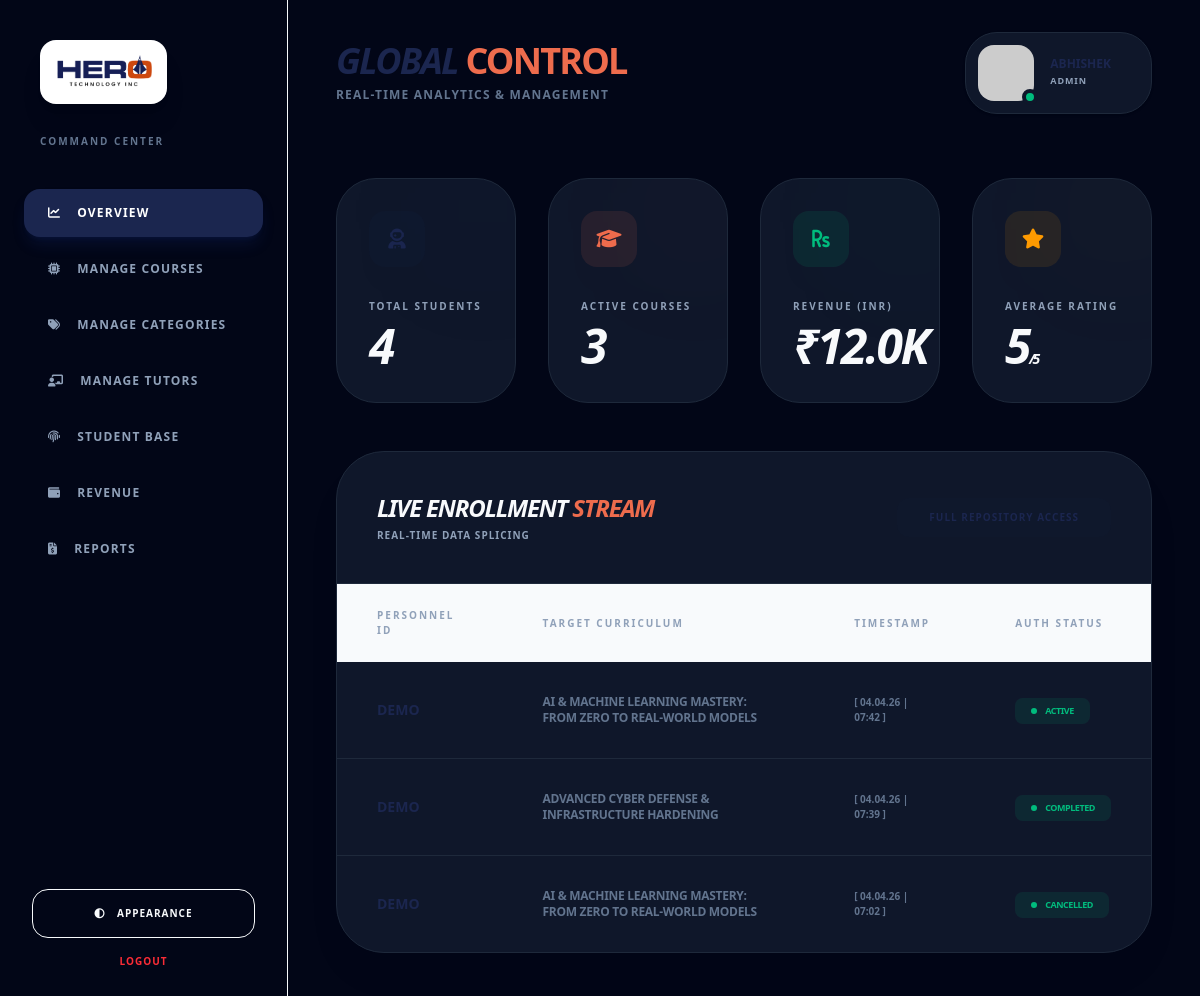
/backpanel/dashboard.php (signed in), run on the app's committed database.
### tables this page shows
CREATE TABLE `enrollments` (
  `enrollment_id` int(11) NOT NULL,
  `user_id` int(11) NOT NULL,
  `course_id` int(11) NOT NULL,
  `enrolled_at` timestamp NOT NULL DEFAULT current_timestamp(),
  `status` enum('pending','active','completed','cancelled') DEFAULT 'pending',
  `txnid` varchar(100) DEFAULT NULL,
  `activated_at` timestamp NULL DEFAULT current_timestamp()
);

CREATE TABLE `courses` (
  `course_id` int(11) NOT NULL,
  `category_id` int(11) DEFAULT NULL,
  `tutor_id` int(11) DEFAULT NULL,
  `title` varchar(255) DEFAULT NULL,
  `slug` varchar(255) DEFAULT NULL,
  `summary` varchar(500) DEFAULT NULL,
  `description` text DEFAULT NULL,
  `duration` int(11) DEFAULT NULL,
  `video_url` text DEFAULT NULL,
  `video_file` varchar(255) DEFAULT NULL,
  `demo_video_url` text DEFAULT NULL,
  `price` decimal(10,2) DEFAULT NULL,
  `thumbnail` varchar(255) DEFAULT NULL,
  `rating` decimal(3,2) DEFAULT 0.00,
  `is_featured` tinyint(1) NOT NULL DEFAULT 0,
  `status` enum('publish','draft') NOT NULL DEFAULT 'publish',
  `created_at` timestamp NOT NULL DEFAULT current_timestamp()
);

### backpanel/dashboard.php (the view, shortened to what this page needs)
<?php
require '../config.php';
$totalStudents = mysqli_fetch_row(mysqli_query($conn, "SELECT COUNT(*) FROM user_master WHERE role='student'"))[0];
$totalCourses = mysqli_fetch_row(mysqli_query($conn, "SELECT COUNT(*) FROM courses WHERE status='publish'"))[0];
$totalRevenue = mysqli_fetch_row(mysqli_query($conn, "SELECT SUM(amount) FROM payments WHERE payment_status='success'"))[0] ?: 0;
$avgRating = round(mysqli_fetch_row(mysqli_query($conn, "SELECT AVG(rating) FROM course_reviews"))[0], 1) ?: 0;
$recentActivities = [];
$result = mysqli_query($conn, "
    SELECT u.name, c.title, e.enrolled_at, e.status
    FROM enrollments e
    JOIN user_master u ON e.user_id = u.user_id
    JOIN courses c ON e.course_id = c.course_id
    ORDER BY e.enrolled_at DESC
    LIMIT 5
");
while ($row = mysqli_fetch_assoc($result)) { $recentActivities[] = $row; }
?>
<!DOCTYPE html>
<html lang="en">
<head>
    <script src="https://cdn.jsdelivr.net/npm/@tailwindcss/browser@4"></script>
    <link href="https://cdnjs.cloudflare.com/ajax/libs/font-awesome/6.5.2/css/all.min.css" rel="stylesheet"/>
</head>
<body class="bg-[var(--app-bg)] text-[var(--text-main)] antialiased min-h-screen flex overflow-hidden">
    <?php include 'sidebar.php'; ?>
    <main class="flex-1 h-screen overflow-y-auto px-8 lg:px-12 pb-12">
        <header class="flex flex-col md:flex-row justify-between items-start md:items-center gap-6 py-8 mb-8">
            <div>
                <h1 class="text-4xl font-black tracking-tighter uppercase italic leading-none text-hero-blue dark:text-white">Global <span class="text-hero-orange not-italic">Control</span></h1>
                <p class="text-slate-500 text-xs font-bold uppercase tracking-widest mt-2">Real-time Analytics & Management</p>
            </div>
            <div class="group flex items-center gap-4 bg-[var(--card-bg)] p-3 pr-10 rounded-[2rem] border border-[var(--border-dim)] shadow-sm hover:border-hero-orange transition-all cursor-pointer">
                <div class="relative">
                    <img src="https://ui-avatars.com/api/?name=Abhishek&background=EE6C4D&color=fff" class="w-14 h-14 rounded-2xl object-cover">
                    <div class="absolute -bottom-1 -right-1 w-4 h-4 bg-emerald-500 border-4 border-[var(--card-bg)] rounded-full"></div>
                </div>
                <div>
                    <p class="text-xs font-black uppercase text-hero-blue dark:text-white leading-none mb-1"><?= $_SESSION['name'] ?></p>
                    <p class="text-[9px] font-black text-slate-400 uppercase tracking-widest">Admin</p>
                </div>
            </div>
        </header>
        <section class="grid grid-cols-1 md:grid-cols-2 lg:grid-cols-4 gap-8 mb-12">
            <div class="stat-card group">
                <div class="absolute -right-4 -top-4 w-24 h-24 bg-hero-blue/5 rounded-full blur-3xl group-hover:bg-hero-blue/20 transition-all"></div>
                <div class="w-14 h-14 bg-hero-blue/10 rounded-2xl flex items-center justify-center text-hero-blue mb-8 group-hover:scale-110 transition-transform">
                    <i class="fas fa-user-astronaut text-xl"></i>
                </div>
                <p class="text-slate-400 text-[10px] font-black uppercase tracking-[0.2em]">Total Students</p>
                <h3 class="text-5xl font-black mt-2 tracking-tighter italic uppercase"><?= number_format($totalStudents); ?></h3>
            </div>
            <div class="stat-card group">
                <div class="absolute -right-4 -top-4 w-24 h-24 bg-hero-orange/5 rounded-full blur-3xl group-hover:bg-hero-orange/20 transition-all"></div>
                <div class="w-14 h-14 bg-hero-orange/10 rounded-2xl flex items-center justify-center text-hero-orange mb-8 group-hover:scale-110 transition-transform">
                    <i class="fas fa-graduation-cap text-xl"></i>
                </div>
                <p class="text-slate-400 text-[10px] font-black uppercase tracking-[0.2em]">Active Courses</p>
                <h3 class="text-5xl font-black mt-2 tracking-tighter italic uppercase"><?= $totalCourses; ?></h3>
            </div>
            <div class="stat-card group">
                <div class="absolute -right-4 -top-4 w-24 h-24 bg-emerald-500/5 rounded-full blur-3xl group-hover:bg-emerald-500/20 transition-all"></div>
                <div class="w-14 h-14 bg-emerald-500/10 rounded-2xl flex items-center justify-center text-emerald-500 mb-8 group-hover:scale-110 transition-transform">
                    <i class="fas fa-rupee-sign text-xl"></i>
                </div>
                <p class="text-slate-400 text-[10px] font-black uppercase tracking-[0.2em]">Revenue (INR)</p>
                <h3 class="text-5xl font-black mt-2 tracking-tighter italic uppercase">₹<?= number_format($totalRevenue / 1000, 1); ?>K</h3>
            </div>
            <div class="stat-card group">
                <div class="absolute -right-4 -top-4 w-24 h-24 bg-amber-500/5 rounded-full blur-3xl group-hover:bg-amber-500/20 transition-all"></div>
                <div class="w-14 h-14 bg-amber-500/10 rounded-2xl flex items-center justify-center text-amber-500 mb-8 group-hover:scale-110 transition-transform">
                    <i class="fas fa-star text-xl"></i>
                </div>
                <p class="text-slate-400 text-[10px] font-black uppercase tracking-[0.2em]">Average Rating</p>
                <h3 class="text-5xl font-black mt-2 tracking-tighter italic uppercase"><?= $avgRating; ?><span class="text-sm">/5</span></h3>
            </div>
        </section>
        <div class="bg-[var(--card-bg)] rounded-[3rem] border border-[var(--border-dim)] shadow-2xl shadow-black/5 overflow-hidden">
            <div class="p-10 border-b border-[var(--border-dim)] flex flex-col md:flex-row justify-between items-start md:items-center gap-4">
                <div>
                    <h2 class="text-2xl font-black uppercase italic tracking-tighter">Live Enrollment <span class="text-hero-orange">Stream</span></h2>
                    <p class="text-[10px] font-bold text-slate-400 uppercase tracking-widest mt-1">Real-time Data Splicing</p>
                </div>
                <a href="manage-students.php" class="px-8 py-3 bg-hero-blue/5 text-hero-blue dark:text-white rounded-xl text-[10px] font-black uppercase tracking-widest hover:bg-hero-orange hover:text-white transition-all">
                </a>
            </div>
            <div class="overflow-x-auto">
                <table class="w-full text-left">
                    <thead>
                        <tr class="bg-slate-50 dark:bg-white/5">
                            <th class="px-10 py-6 text-[10px] font-black text-slate-400 uppercase tracking-[0.2em]">Personnel ID</th>
                            <th class="px-10 py-6 text-[10px] font-black text-slate-400 uppercase tracking-[0.2em]">Target Curriculum</th>
                            <th class="px-10 py-6 text-[10px] font-black text-slate-400 uppercase tracking-[0.2em]">Timestamp</th>
                            <th class="px-10 py-6 text-[10px] font-black text-slate-400 uppercase tracking-[0.2em]">Auth Status</th>
                        </tr>
                    </thead>
                    <tbody class="divide-y divide-[var(--border-dim)]">
                        <?php foreach($recentActivities as $row): ?>
                        <tr class="hover:bg-hero-orange/[0.03] transition-colors group">
                            <td class="px-10 py-8">
                                <p class="text-sm font-black uppercase text-hero-blue dark:text-white group-hover:text-hero-orange transition-colors"><?= htmlspecialchars($row['name']); ?></p>
                            </td>
                            <td class="px-10 py-8 text-xs font-bold text-slate-500 uppercase tracking-tight">
                                <?= htmlspecialchars($row['title']); ?>
                            </td>
                            <td class="px-10 py-8 text-[10px] font-bold text-slate-500">
                                [ <?= date('d.m.y | H:i', strtotime($row['enrolled_at'])); ?> ]
                            </td>
                            <td class="px-10 py-8">
                                <span class="inline-flex items-center gap-2 px-4 py-1.5 bg-emerald-500/10 text-emerald-500 text-[9px] font-black rounded-lg uppercase tracking-tighter">
                                    <span class="w-1.5 h-1.5 rounded-full bg-emerald-500"></span>
                                    <?= $row['status']; ?>
                                </span>
                            </td>
                        </tr>
                        <?php endforeach; ?>
                    </tbody>
                </table>
            </div>
        </div>
    </main>
</body>
</html>

### backpanel/dashboard.php (style rules this page uses)
:root { --app-bg: #F8FAFC; --card-bg: #FFFFFF; --text-main: #1B264F; --text-muted: #64748B; --border-dim: #E2E8F0; --stat-icon-bg: #1B264F; }
.dark { --app-bg: #020617; --card-bg: #0F172A; --text-main: #F8FAFC; --text-muted: #94A3B8; --border-dim: #1E293B; --stat-icon-bg: #EE6C4D; }

### data on the page
enrollments: course.title "AI & MACHINE LEARNING MASTERY: FROM ZERO TO REAL-WORLD MODELS", enrolled_at "04.04.26 | 07:42", status "ACTIVE"
enrollments: course.title "ADVANCED CYBER DEFENSE & INFRASTRUCTURE HARDENING", enrolled_at "04.04.26 | 07:39", status "COMPLETED"
enrollments: course.title "AI & MACHINE LEARNING MASTERY: FROM ZERO TO REAL-WORLD MODELS", enrolled_at "04.04.26 | 07:02", status "CANCELLED"

### other printed values
$totalStudents "4"
$totalCourses "3"
$totalRevenue / 1000 "12.0"
$avgRating "5"
